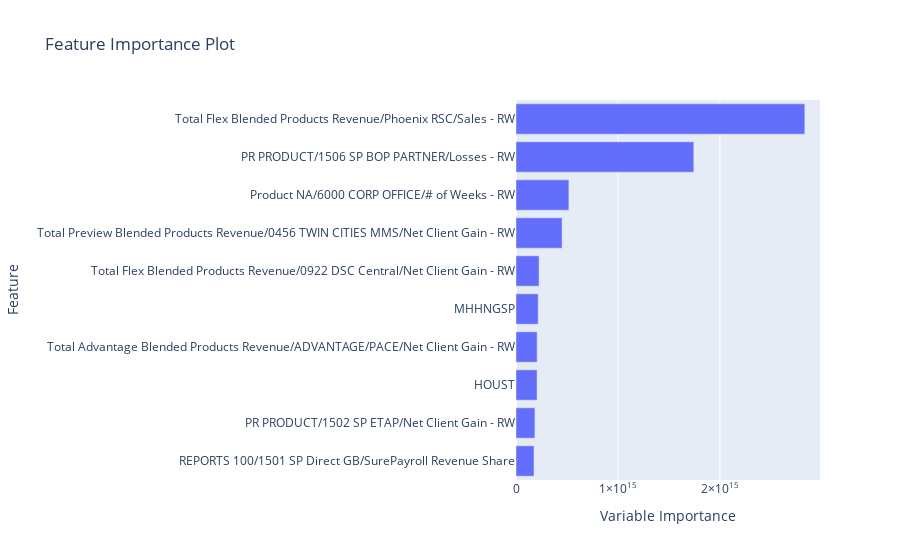

This figure's notebook cell:
### Code cell
# ml_features = models.get_important_features('xgboost', features_threshold)
# ml_feature_cols = ml_features['Feature'].tolist()

if len(ml_features.index) != 0:
    # plot the most important features
    fig = px.bar(ml_features.sort_values('Variable Importance', ascending=True),
                 x='Variable Importance',
                 y='Feature',
                 orientation='h',
                 title='Feature Importance Plot')
    fig.show()

### Figure 1 — Plotly figure (JSON) as saved in the notebook; plotly's stock layout.template omitted (floating-point values rounded to 4 significant figures)
{"data": [{"alignmentgroup": "True", "hovertemplate": "Variable Importance=%{x}<br>Feature=%{y}<extra></extra>", "legendgroup": "", "marker": {"color": "#636efa", "pattern": {"shape": ""}}, "name": "", "offsetgroup": "", "orientation": "h", "showlegend": false, "textposition": "auto", "x": [176500000000000.0, 185800000000000.0, 206600000000000.0, 207600000000000.0, 217900000000000.0, 226500000000000.0, 452100000000000.0, 518800000000000.0, 1744000000000000.0, 2833000000000000.0], "xaxis": "x", "y": ["REPORTS 100/1501 SP Direct GB/SurePayroll Revenue Share", "PR PRODUCT/1502 SP ETAP/Net Client Gain - RW", "HOUST", "Total Advantage Blended Products Revenue/ADVANTAGE/PACE/Net Client Gain - RW", "MHHNGSP", "Total Flex Blended Products Revenue/0922 DSC Central/Net Client Gain - RW", "Total Preview Blended Products Revenue/0456 TWIN CITIES MMS/Net Client Gain - RW", "Product NA/6000 CORP OFFICE/# of Weeks - RW", "PR PRODUCT/1506 SP BOP PARTNER/Losses - RW", "Total Flex Blended Products Revenue/Phoenix RSC/Sales - RW"], "yaxis": "y", "type": "bar"}], "layout": {"xaxis": {"anchor": "y", "domain": [0.0, 1.0], "title": {"text": "Variable Importance"}}, "yaxis": {"anchor": "x", "domain": [0.0, 1.0], "title": {"text": "Feature"}}, "legend": {"tracegroupgap": 0}, "title": {"text": "Feature Importance Plot"}, "barmode": "relative"}}
